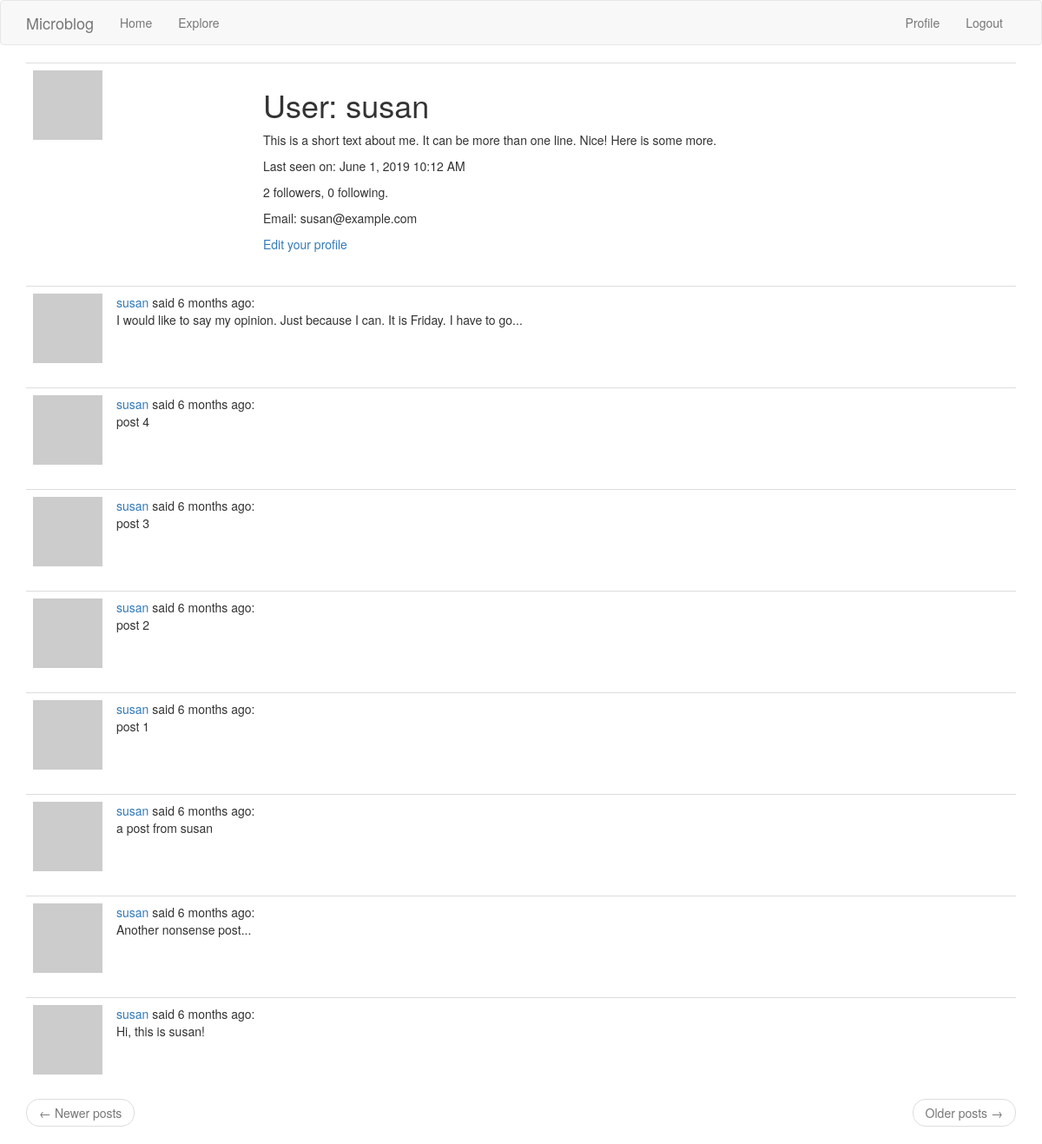
Page /user/susan (signed in) on the committed database.
### app/models.py (models this page shows, shortened)
class User(UserMixin, db.Model):
    id = db.Column(db.Integer, primary_key=True)
    username = db.Column(db.String(64), index=True, unique=True)
    email = db.Column(db.String(120), index=True, unique=True)
    password_hash = db.Column(db.String(128))
    posts = db.relationship('Post', backref='author', lazy='dynamic')
    about_me = db.Column(db.String(140))
    last_seen = db.Column(db.DateTime, default=datetime.utcnow)
    followed = db.relationship(
        'User', secondary=followers,
        primaryjoin=(followers.c.follower_id == id),
        secondaryjoin=(followers.c.followed_id == id),
        backref=db.backref('followers', lazy='dynamic'), lazy='dynamic')
    def avatar(self, size):
        digest = md5(self.email.lower().encode('utf-8')).hexdigest()
        return 'https://www.gravatar.com/avatar/{}?d=identicon&s={}'.format(digest, size)

class Post(db.Model):
    id = db.Column(db.Integer, primary_key=True)
    body = db.Column(db.String(140))
    timestamp = db.Column(db.DateTime, index=True, default=datetime.utcnow)
    user_id = db.Column(db.Integer, db.ForeignKey('user.id'))
    language = db.Column(db.String(5))

### app/routes.py (the view)
@app.route('/user/<username>')
@login_required
def user(username):
    user = User.query.filter_by(username=username).first_or_404()
    page = request.args.get('page', 1, type=int)
    posts = user.posts.order_by(Post.timestamp.desc()).paginate(page, app.config['POSTS_PER_PAGE'], False)
    next_url = url_for('user', username=user.username, page=posts.next_num) if posts.has_next else None
    prev_url = url_for('user', username=user.username, page=posts.prev_num) if posts.has_prev else None
    return render_template('user.html', user=user, posts=posts.items, next_url=next_url, prev_url=prev_url, email=user.email)

### app/models.py (called while the page is built)
@login.user_loader
def load_user(id):
    return User.query.get(int(id))

### app/routes.py (called while the page is built)
@app.before_request
def before_request():
    if current_user.is_authenticated:
        current_user.last_seen = datetime.utcnow()
        db.session.commit()

### app/templates/user.html
{% extends "base.html" %}
{% block app_content %}
  <table class="table table-hover">
    <tr>
      <td width="265px"><img src="{{ user.avatar(265) }}" alt=""></td>
      <td>
        <h1>User: {{ user.username }}</h1>
        {% if user.about_me %}<p>{{ user.about_me }}</p>{% endif %}
        {% if user.last_seen %}
        <p>Last seen on: {{ moment(user.last_seen).format('LLL') }}</p>
        {% endif %}
        <p>{{ user.followers.count() }} followers, {{ user.followed.count() }} following.</p>
        {% if user == current_user %}
        {% if user.email %}<p>Email: {{ user.email }}</p>{% endif %}
        <p><a href="{{ url_for('edit_profile') }}">Edit your profile</a></p>
        {% elif not current_user.is_following(user) %}
        <p><a href="{{ url_for('follow', username=user.username) }}">Follow</a></p>
        {% else %}
        <p><a href="{{ url_for('unfollow', username=user.username) }}">Unfollow</a></p>
        {% endif %}
      </td>
    </tr>
  </table>
  {% for post in posts %}
    {% include '_post.html' %}
  {% endfor %}
  {% include '_pager.html' %}
{% endblock %}

### app/templates/_post.html (shortened to what this page needs)
<table class="table table-hover">
  <tr>
    <td width="70px">
      <a href="{{ url_for('user', username=post.author.username) }}">
        <img src="{{ post.author.avatar(70) }}" alt="">
      </a>
    </td>
    <td>
      <a href="{{ url_for('user', username=post.author.username) }}">
        {{ post.author.username }}
      </a>
      said {{ moment(post.timestamp).fromNow() }}: <br>
      <span id="post{{ post.id }}">{{ post.body }}</span>
    </td>
  </tr>
</table>

### rows in the picture
User: username "susan", about_me "This is a short text about me. It can be more than one line. Nice! Here is some more.", last_seen "June 1, 2019 10:12 AM", email "susan@example.com"
Post: author.username "susan", timestamp "6 months ago", body "I would like to say my opinion. Just because I can. It is Friday. I have to go..."
Post: author.username "susan", timestamp "6 months ago", body "post 4"
Post: author.username "susan", timestamp "6 months ago", body "post 3"
Post: author.username "susan", timestamp "6 months ago", body "post 2"
Post: author.username "susan", timestamp "6 months ago", body "post 1"
Post: author.username "susan", timestamp "6 months ago", body "a post from susan"
Post: author.username "susan", timestamp "6 months ago", body "Another nonsense post..."
Post: author.username "susan", timestamp "6 months ago", body "Hi, this is susan!"

### other values in the picture
{{ user.followers.count() }} "2"
{{ user.followed.count() }} "0"
